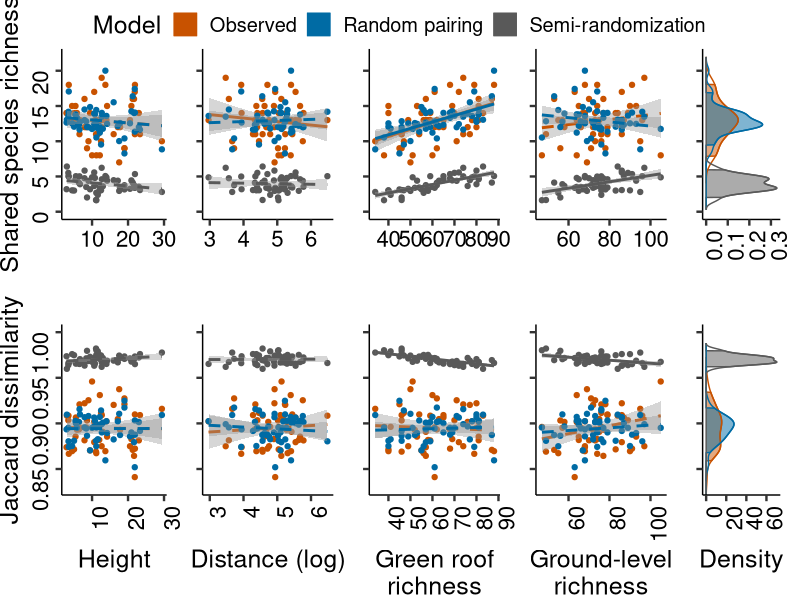

Recreate this plot in R.
################################################################################
##################################### fig5 #####################################
################################################################################
library(tidyr)
library(ggplot2)
library(ggpubr)

# Function to generate density distribution plots
get_distribution_plot <- function(df, 
                                  covariates, 
                                  colors = c("#C85200FF", "#006BA4FF", "#595959FF", "#FFBC79FF", "#A2C8ECFF"),
                                  labels = c("Observed", "Semi-randomization", "Random pairing"),
                                  x_axis, 
                                  y_axis,
                                  show_ticks = T,
                                  xlim) {
  
  # Convert the selected columns to long format for ggplot compatibility
  df.long <- pivot_longer(df[, colnames(df) %in% covariates], 
                          cols = covariates)
  
  # Compute density distributions for each covariate
  density.df <- data.frame()
  for (cov in covariates) {
    d <- data.frame(x = density(df[, cov])$x, y = density(df[, cov])$y)
    d$y[abs(cumsum(d$y * mean(diff(d$x))) - 0.5) > 0.45] <- 0     # Find where 95% of the data is
    density.df <- rbind(density.df, data.frame(d, type = cov))
  }
  
  if (show_ticks == TRUE) {
    axis_text_x_theme <- element_text(angle = 90, size = 16, hjust = 1)
  } else {
    axis_text_x_theme <- element_blank()
  }
  
  plot <- ggplot(df.long, aes(x = value, fill = name, color = name)) +
    geom_area(data = density.df, aes(x = x, y = y, fill = type, color = type), alpha = 0.5, position = "dodge", inherit.aes = F) +
    geom_density(alpha = 0, linetype = "solid") +
    scale_fill_manual(name = "Model",
                      values = colors,
                      labels = labels) +
    scale_color_manual(name = "Model",
                       values = colors,
                       labels = labels) +
    labs(x = x_axis, y = y_axis) + 
    theme_pubr(base_size = 18) + 
    coord_flip(xlim = xlim) + 
    guides(fill = guide_legend(title = "Model", override.aes = list(alpha = 1))) + 
    theme(
      plot.background = element_blank(),
      axis.text.y = element_blank(),
      axis.text.x = axis_text_x_theme,  
      plot.margin = unit(c(0, 0.5, 0, 0), "cm"),
      plot.title = element_blank(), 
      plot.caption = element_blank()  
    )
  
  return(plot)  
}

# Function to determine line type based on statistical significance
add_significance_linetype <- function(df, x_var, y_var) {
  
  # Use a Poisson model if the response variable is species richness, otherwise use linear regression
  if (grepl(y_var, "sp_shared") == T) { 
    model <- glm(df[, x_var] ~ df[, y_var], family = "poisson", data = df)
  } else{
    model <- lm(df[, x_var] ~ df[, y_var], data = df)
  }
  
  # Extract the p-value for the slope
  p_value <- summary(model)$coefficients[2, 4] 
  
  # Use a solid line if significant (p < 0.05), otherwise use dashed
  if (p_value < 0.05) {
    return("solid")
  } else {
    return("dashed")
  }
}

# Import data
spmat.df <- read.csv("skyline_spmat.csv", check.names = F)
shared.df <- read.csv("skyline_sharedmat.csv", check.names = F)
taxo.df <- read.csv("skyline_taxo.csv")
meta <- c("site_no", "type", "sp_richness")

# Add species richness values for roof and ground habitats
shared.df$sp_roof <- spmat.df[spmat.df$type == "Roof", ]$sp_richness
shared.df$sp_ground <- spmat.df[spmat.df$type == "Ground", ]$sp_richness

# Generate shared species richness density plot
sp_shared.plot <- get_distribution_plot(shared.df, covariates = c("sp_shared", 
                                                                  "sp_shared.pair",
                                                                  "sp_shared.rand"), x_axis = "", y_axis = "", xlim = c(0, 22), show_ticks = T, 
                                        labels = c("Observed", "Random pairing", "Semi-randomization"),
                                        colors = c("#C85200FF", "#006BA4FF", "#595959FF")) 

# Generate Jaccard dissimilarity density plot
jaccard.plot <- get_distribution_plot(shared.df, covariates = c("jaccard", 
                                                                "jaccard.pair",
                                                                "jaccard.rand"), x_axis = "", y_axis = "Density", xlim = c(0.83, 1), show_ticks = T,
                                      labels = c("Observed", "Random pairing", "Semi-randomization"),
                                      colors = c("#C85200FF", "#006BA4FF", "#595959FF", "#FFBC79FF")) 

# Scatter plot: shared species richness vs. height with regression line
sp_shared.plot1 <- ggplot(shared.df, aes(x = height)) + 
  geom_point(aes(y = sp_shared), color = "#C85200FF") +
  geom_smooth(aes(y = sp_shared), linetype = add_significance_linetype(shared.df, "height", "sp_shared"), color = "#C85200FF", method = "lm") +
  geom_point(aes(y = sp_shared.pair), color = "#006BA4FF") +
  geom_smooth(aes(y = sp_shared.pair), linetype = add_significance_linetype(shared.df, "height", "sp_shared.pair"), color = "#006BA4FF", method = "lm") +
  geom_point(aes(y = sp_shared.rand), color = "#595959FF") +
  geom_smooth(aes(y = sp_shared.rand), linetype = add_significance_linetype(shared.df, "height", "sp_shared.rand"), color = "#595959FF", method = "lm") +
  coord_cartesian(ylim = c(0, 22)) + 
  labs(x = "", y = "Shared species richness") + 
  theme_pubr(base_size = 18) + 
  theme(
    plot.background = element_blank(),
    axis.text.y = element_text(angle = 90, size = 16),
    axis.text.x = element_text(size = 16),
    plot.margin = unit(c(0, 0, 0, 0), "cm"),
    plot.title = element_blank(),  
    plot.caption = element_blank()   
  )

# Scatter plot: shared species richness vs. log-transformed paired distance
sp_shared.plot2 <- ggplot(shared.df, aes(x = log(paired_distance))) + 
  geom_point(aes(y = sp_shared), color = "#C85200FF") +
  geom_smooth(aes(y = sp_shared), linetype = add_significance_linetype(shared.df, "paired_distance", "sp_shared"), color = "#C85200FF", method = "lm") +
  geom_point(aes(y = sp_shared.pair), color = "#006BA4FF") +
  geom_smooth(aes(y = sp_shared.pair), linetype = add_significance_linetype(shared.df, "paired_distance", "sp_shared.pair"), color = "#006BA4FF", method = "lm") +
  geom_point(aes(y = sp_shared.rand), color = "#595959FF") +
  geom_smooth(aes(y = sp_shared.rand), linetype = add_significance_linetype(shared.df, "paired_distance", "sp_shared.rand"), color = "#595959FF", method = "lm") +
  coord_cartesian(ylim = c(0, 22)) + 
  labs(x = "", y = "") + 
  theme_pubr(base_size = 18) + 
  theme(
    plot.background = element_blank(),
    axis.text.y = element_blank(),
    axis.text.x = element_text(size = 16),
    plot.margin = unit(c(0, 0, 0, 0), "cm"),
    plot.title = element_blank(),  
    plot.caption = element_blank()  
  )

# Scatter plot: shared species richness vs. species richness on roofs
sp_shared.plot3 <- ggplot(shared.df, aes(x = sp_roof)) + 
  geom_point(aes(y = sp_shared), color = "#C85200FF") +
  geom_smooth(aes(y = sp_shared), linetype = add_significance_linetype(shared.df, "sp_roof", "sp_shared"), color = "#C85200FF", method = "lm") +
  geom_point(aes(y = sp_shared.pair), color = "#006BA4FF") +
  geom_smooth(aes(y = sp_shared.pair), linetype = add_significance_linetype(shared.df, "sp_roof", "sp_shared.pair"), color = "#006BA4FF", method = "lm") +
  geom_point(aes(y = sp_shared.rand), color = "#595959FF") +
  geom_smooth(aes(y = sp_shared.rand), linetype = add_significance_linetype(shared.df, "sp_roof", "sp_shared.rand"), color = "#595959FF", method = "lm") +
  coord_cartesian(ylim = c(0, 22)) + 
  labs(x = "", y = "") + 
  theme_pubr(base_size = 18) + 
  theme(
    plot.background = element_blank(),
    axis.text.y = element_blank(),
    axis.text.x = element_text(size = 16),
    plot.margin = unit(c(0, 0, 0, 0), "cm"),
    plot.title = element_blank(), 
    plot.caption = element_blank()
  )

# Scatter plot: shared species richness vs. species richness on the ground
sp_shared.plot4 <- ggplot(shared.df, aes(x = sp_ground)) + 
  geom_point(aes(y = sp_shared), color = "#C85200FF") +
  geom_smooth(aes(y = sp_shared), linetype = add_significance_linetype(shared.df, "sp_ground", "sp_shared"), color = "#C85200FF", method = "lm") +
  geom_point(aes(y = sp_shared.pair), color = "#006BA4FF") +
  geom_smooth(aes(y = sp_shared.pair), linetype = add_significance_linetype(shared.df, "sp_ground", "sp_shared.pair"), color = "#006BA4FF", method = "lm") +
  geom_point(aes(y = sp_shared.rand), color = "#595959FF") +
  geom_smooth(aes(y = sp_shared.rand), linetype = add_significance_linetype(shared.df, "sp_ground", "sp_shared.rand"), color = "#595959FF", method = "lm") +
  coord_cartesian(ylim = c(0, 22)) + 
  labs(x = "", y = "") + 
  theme_pubr(base_size = 18) + 
  theme(
    plot.background = element_blank(),
    axis.text.y = element_blank(),
    axis.text.x = element_text(size = 16),
    plot.margin = unit(c(0, 0, 0, 0), "cm"),
    plot.title = element_blank(),  
    plot.caption = element_blank()
  )

# Repeat the scatter plots but for Jaccard dissimilarity
jaccard.plot1 <- ggplot(shared.df, aes(x = height)) + 
  geom_point(aes(y = jaccard), color = "#C85200FF") +
  geom_smooth(aes(y = jaccard), linetype = add_significance_linetype(shared.df, "height", "jaccard"), color = "#C85200FF", method = "lm") +
  geom_point(aes(y = jaccard.pair), color = "#006BA4FF") +
  geom_smooth(aes(y = jaccard.pair), linetype = add_significance_linetype(shared.df, "height", "jaccard.pair"), color = "#006BA4FF", method = "lm") +
  geom_point(aes(y = jaccard.rand), color = "#595959FF") +
  geom_smooth(aes(y = jaccard.rand), linetype = add_significance_linetype(shared.df, "height", "jaccard.rand"), color = "#595959FF", method = "lm") +
  coord_cartesian(ylim = c(0.83, 1)) + 
  labs(x = "Height", y = "Jaccard dissimilarity") + 
  theme_pubr(base_size = 18) + 
  theme(
    plot.background = element_blank(),
    axis.text.y = element_text(angle = 90, size = 16),
    axis.text.x = element_text(angle = 90, size = 16, hjust = 1),
    plot.margin = unit(c(0, 0, 0, 0), "cm"),
    plot.title = element_blank(),
    plot.caption = element_blank() 
  )

jaccard.plot2 <- ggplot(shared.df, aes(x = log(paired_distance))) + 
  geom_point(aes(y = jaccard), color = "#C85200FF") +
  geom_smooth(aes(y = jaccard), linetype = add_significance_linetype(shared.df, "paired_distance", "jaccard"), color = "#C85200FF", method = "lm") +
  geom_point(aes(y = jaccard.pair), color = "#006BA4FF") +
  geom_smooth(aes(y = jaccard.pair), linetype = add_significance_linetype(shared.df, "paired_distance", "jaccard.pair"), color = "#006BA4FF", method = "lm") +
  geom_point(aes(y = jaccard.rand), color = "#595959FF") +
  geom_smooth(aes(y = jaccard.rand), linetype = add_significance_linetype(shared.df, "paired_distance", "jaccard.rand"), color = "#595959FF", method = "lm") +
  coord_cartesian(ylim = c(0.83, 1)) + 
  labs(x = "Distance (log)", y = "") + 
  theme_pubr(base_size = 18) + 
  theme(
    plot.background = element_blank(),
    axis.text.y = element_blank(),
    axis.text.x = element_text(angle = 90, size = 16, hjust = 1),
    plot.margin = unit(c(0, 0, 0, 0), "cm"),
    plot.title = element_blank(), 
    plot.caption = element_blank() 
  )

jaccard.plot3 <- ggplot(shared.df, aes(x = sp_roof)) + 
  geom_point(aes(y = jaccard), color = "#C85200FF") +
  geom_smooth(aes(y = jaccard), linetype = add_significance_linetype(shared.df, "sp_roof", "jaccard"), color = "#C85200FF", method = "lm") +
  geom_point(aes(y = jaccard.pair), color = "#006BA4FF") +
  geom_smooth(aes(y = jaccard.pair), linetype = add_significance_linetype(shared.df, "sp_roof", "jaccard.pair"), color = "#006BA4FF", method = "lm") +
  geom_point(aes(y = jaccard.rand), color = "#595959FF") +
  geom_smooth(aes(y = jaccard.rand), linetype = add_significance_linetype(shared.df, "sp_roof", "jaccard.rand"), color = "#595959FF", method = "lm") +
  coord_cartesian(ylim = c(0.83, 1)) + 
  labs(x = "Green roof\nrichness", y = "") + 
  theme_pubr(base_size = 18) + 
  theme(
    plot.background = element_blank(),
    axis.text.y = element_blank(),
    axis.text.x = element_text(angle = 90, size = 16, hjust = 1),
    plot.margin = unit(c(0, 0, 0, 0), "cm"),
    plot.title = element_blank(), 
    plot.caption = element_blank() 
  )

jaccard.plot4 <- ggplot(shared.df, aes(x = sp_ground)) + 
  geom_point(aes(y = jaccard), color = "#C85200FF") +
  geom_smooth(aes(y = jaccard), linetype = add_significance_linetype(shared.df, "sp_ground", "jaccard"), color = "#C85200FF", method = "lm") +
  geom_point(aes(y = jaccard.pair), color = "#006BA4FF") +
  geom_smooth(aes(y = jaccard.pair), linetype = add_significance_linetype(shared.df, "sp_ground", "jaccard.pair"), color = "#006BA4FF", method = "lm") +
  geom_point(aes(y = jaccard.rand), color = "#595959FF") +
  geom_smooth(aes(y = jaccard.rand), linetype = add_significance_linetype(shared.df, "sp_ground", "jaccard.rand"), color = "#595959FF", method = "lm") +
  coord_cartesian(ylim = c(0.83, 1)) + 
  labs(x = "Ground-level\nrichness", y = "") + 
  theme_pubr(base_size = 18) + 
  theme(
    plot.background = element_blank(),
    axis.text.y = element_blank(),
    axis.text.x = element_text(angle = 90, size = 16, hjust = 1),
    plot.margin = unit(c(0, 0, 0, 0), "cm"),
    plot.title = element_blank(),
    plot.caption = element_blank() 
  )

ggarrange(sp_shared.plot1, sp_shared.plot2, sp_shared.plot3, sp_shared.plot4, sp_shared.plot, 
          jaccard.plot1, jaccard.plot2, jaccard.plot3, jaccard.plot4, jaccard.plot,
          common.legend = T,
          align = "h",
          widths = c(1, 1, 1, 1, 0.8),
          ncol = 5, nrow = 2)
